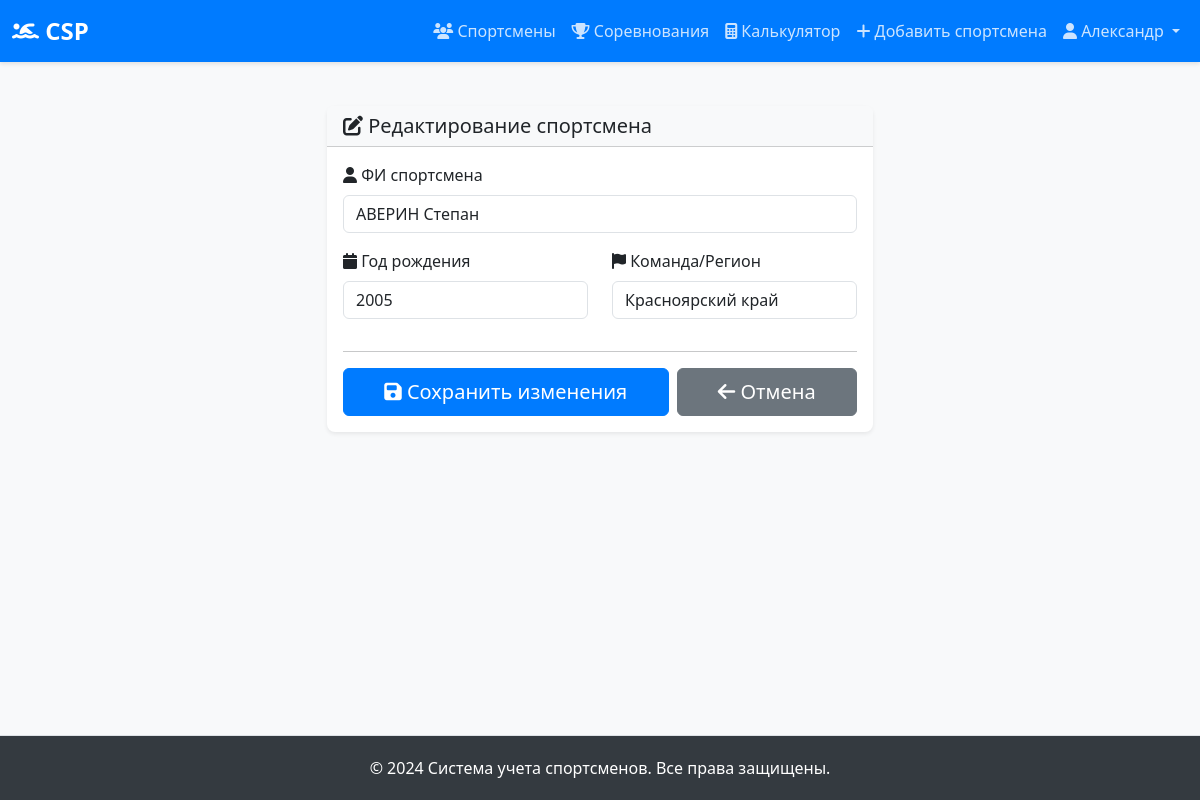
Screenshot of /athletes/219/edit/ (signed in) with the database file from the repository.
### laba_1/models.py (models this page shows, shortened)
class Athlete(models.Model):
    full_name = models.CharField(
        "ФИ спортсмена",
        max_length=150,
        help_text="Фамилия и имя"
    )
    birth_year = models.IntegerField(
        "Год рождения",
        null=True,
        blank=True,
    )
    team = models.CharField(
        "Команда/Регион",
        max_length=100,
        null=True,
        blank=True,
        help_text="Например: Томская область"
    )
    created_at = models.DateTimeField(
        "Дата добавления",
        auto_now_add=True,
    )
    removed = models.BooleanField(
        "Удалено",
        default=False,
        help_text="True если запись удалена"
    )
    class Meta:
        ordering = ['full_name']
        unique_together = ['full_name', 'birth_year']

### laba_1/views.py (the view)
# urls.py: path('athletes/<int:pk>/edit/', views.athlete_edit, name='athlete_edit'),
@login_required(login_url='login')
@coach_or_higher
def athlete_edit(request, pk):
    athlete = get_object_or_404(Athlete, pk=pk, removed=False)
    if request.method == 'POST':
        form = AthleteForm(request.POST, instance=athlete)
        if form.is_valid():
            form.save()
            log_activity(
                request.user,
                'edit_athlete',
                f'Редактирован спортсмен: {athlete.full_name}',
                request=request
            )
            messages.success(request, f'Данные спортсмена "{athlete.full_name}" успешно обновлены!')
            return redirect('athlete_detail', pk=athlete.pk)
    else:
        form = AthleteForm(instance=athlete)
    return render(request, 'athlete_edit.html', {'form': form, 'athlete': athlete, 'page_title': 'Редактирование'})

### laba_1/forms.py
class AthleteForm(forms.ModelForm):
    class Meta:
        model = Athlete
        fields = ['full_name', 'birth_year', 'team']
        widgets = {
            'full_name': forms.TextInput(attrs={
                'class': 'form-control',
                'placeholder': 'Иванов Иван'
            }),
            'birth_year': forms.NumberInput(attrs={
                'class': 'form-control',
                'placeholder': '2000'
            }),
            'team': forms.TextInput(attrs={
                'class': 'form-control',
                'placeholder': 'Красноярский край'
            })
        }

### laba_1/templates/athlete_edit.html (shortened to what this page needs)
{% extends 'base.html' %}
{% block content %}
<div class="row justify-content-center py-4">
    <div class="col-lg-6">
        <div class="card shadow-sm">
            <div class="card-header bg-light">
                <h5 class="mb-0"><i class="fas fa-edit"></i> Редактирование спортсмена</h5>
            </div>
            <div class="card-body">
                <form method="post" novalidate>
                    <div class="mb-3">
                        <label for="{{ form.full_name.id_for_label }}" class="form-label">
                            <i class="fas fa-user"></i> {{ form.full_name.label }}
                        </label>
                        {{ form.full_name }}
                    </div>
                    <div class="row">
                        <div class="col-md-6">
                            <div class="mb-3">
                                <label for="{{ form.birth_year.id_for_label }}" class="form-label">
                                    <i class="fas fa-calendar"></i> {{ form.birth_year.label }}
                                </label>
                                {{ form.birth_year }}
                            </div>
                        </div>
                        <div class="col-md-6">
                            <div class="mb-3">
                                <label for="{{ form.team.id_for_label }}" class="form-label">
                                    <i class="fas fa-flag"></i> {{ form.team.label }}
                                </label>
                                {{ form.team }}
                            </div>
                        </div>
                    </div>
                    <hr>
                    <div class="d-flex gap-2">
                        <button type="submit" class="btn btn-primary btn-lg flex-grow-1">
                            <i class="fas fa-save"></i> Сохранить изменения
                        </button>
                        <a href="{% url 'athlete_detail' athlete.pk %}" class="btn btn-secondary btn-lg flex-grow-1">
                            <i class="fas fa-arrow-left"></i> Отмена
                        </a>
                    </div>
                </form>
            </div>
        </div>
    </div>
</div>
{% endblock %}

### laba_1/templates/base.html (shortened to what this page needs)
<!DOCTYPE html>
<html lang="ru">
<head>
    <link href="https://cdn.jsdelivr.net/npm/bootstrap@5.3.0/dist/css/bootstrap.min.css" rel="stylesheet">
    <link rel="stylesheet" href="https://cdnjs.cloudflare.com/ajax/libs/font-awesome/6.4.0/css/all.min.css">
</head>
<body>
    <nav class="navbar navbar-expand-lg navbar-custom">
        <div class="container-fluid">
            <a class="navbar-brand" href="{% url 'athlete_list' %}">
                <i class="fas fa-swimmer"></i> CSP
            </a>
            <div class="collapse navbar-collapse" id="navbarNav">
                <ul class="navbar-nav ms-auto">
                    <li class="nav-item">
                        <a class="nav-link" href="{% url 'athlete_list' %}">
                            <i class="fas fa-users"></i> Спортсмены
                        </a>
                    </li>
                    <li class="nav-item">
                        <a class="nav-link" href="{% url 'competition_list' %}">
                            <i class="fas fa-trophy"></i> Соревнования
                        </a>
                    </li>
                    <li class="nav-item">
                        <a class="nav-link" href="{% url 'calculate' %}">
                            <i class="fas fa-calculator"></i> Калькулятор
                        </a>
                    </li>
                    {% if user.is_authenticated %}
                        <li class="nav-item">
                            <a class="nav-link" href="{% url 'add_member' %}">
                                <i class="fas fa-plus"></i> Добавить спортсмена
                            </a>
                        </li>
                        <li class="nav-item dropdown">
                            <a class="nav-link dropdown-toggle" href="#" id="navbarDropdown" role="button" data-bs-toggle="dropdown">
                                <i class="fas fa-user"></i> {{ user.first_name|default:user.username }}
                            </a>
                        </li>
                    {% endif %}
                </ul>
    </nav>
    <main>
        <div class="container">
            {% block content %}{% endblock %}
        </div>
    </main>
    <footer class="footer">
        <div class="container">
            <p class="mb-0">&copy; 2024 Система учета спортсменов. Все права защищены.</p>
        </div>
    </footer>
    {% load static %}
</body>
</html>

### laba_1/templates/base.html (style rules this page uses)
:root { --primary-color: #007bff; --secondary-color: #6c757d; --success-color: #28a745; --danger-color: #dc3545; }
body { font-family: 'Segoe UI', Tahoma, Geneva, Verdana, sans-serif; background-color: #f8f9fa; min-height: 100vh; display: flex; flex-direction: column; }
main { flex: 1; padding: 20px 0; }
.navbar-custom { background-color: var(--primary-color); box-shadow: 0 2px 4px rgba(0, 0, 0, 0.1); }
.navbar-custom .navbar-brand { font-weight: 700; font-size: 1.5rem; color: white !important; }
.navbar-custom .nav-link { color: rgba(255, 255, 255, 0.8) !important; transition: color 0.3s; }
.card { border: none; box-shadow: 0 1px 3px rgba(0, 0, 0, 0.1); border-radius: 8px; transition: transform 0.3s, box-shadow 0.3s; }
.btn { border-radius: 6px; font-weight: 500; transition: all 0.3s; }
.btn-primary { background-color: var(--primary-color); border-color: var(--primary-color); }
.form-control, .form-select { border-radius: 6px; border: 1px solid #dee2e6; transition: border-color 0.3s; }
.footer { background-color: #343a40; color: white; text-align: center; padding: 20px 0; margin-top: 40px; border-top: 1px solid #dee2e6; }

### rows the page displays
Athlete: full_name "АВЕРИН Степан", birth_year "2005", team "Красноярский край"

### other values shown
{{ user.first_name|default:user.username }} "Александр"
